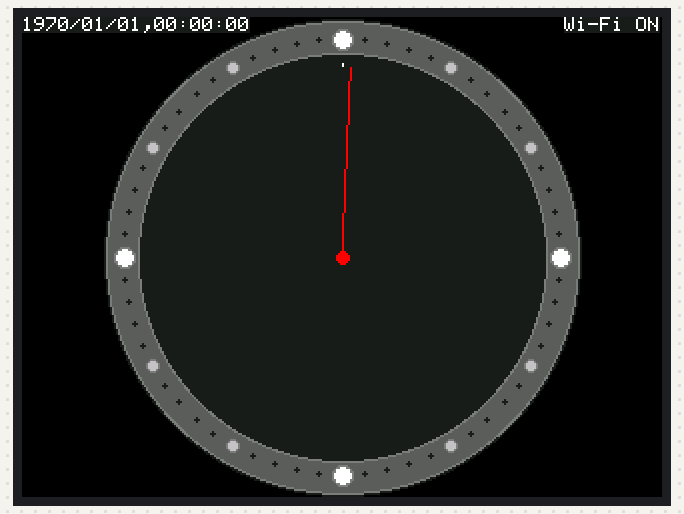
Simulated run of this sketch. Board: ESP32. Parts: 320×240 colour display. WiFi joins after 1.5 s; servers stay silent unless stated; what the sketch prints to the serial monitor is not drawn.

Above: at 0.49 s.
At 2.05 s:
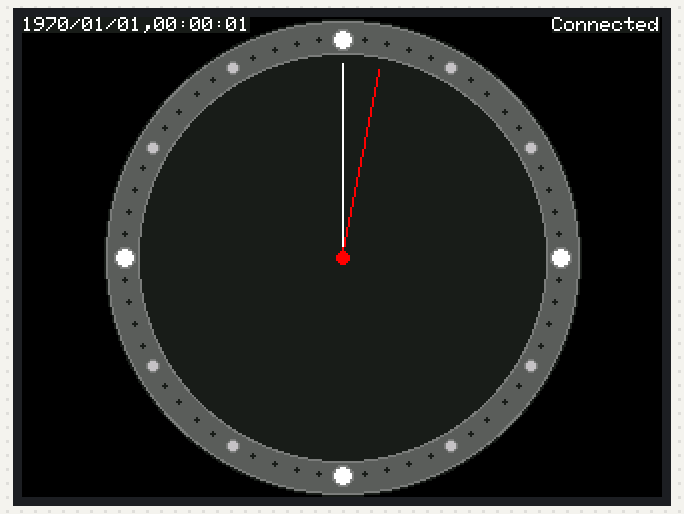
At 11.13 s:
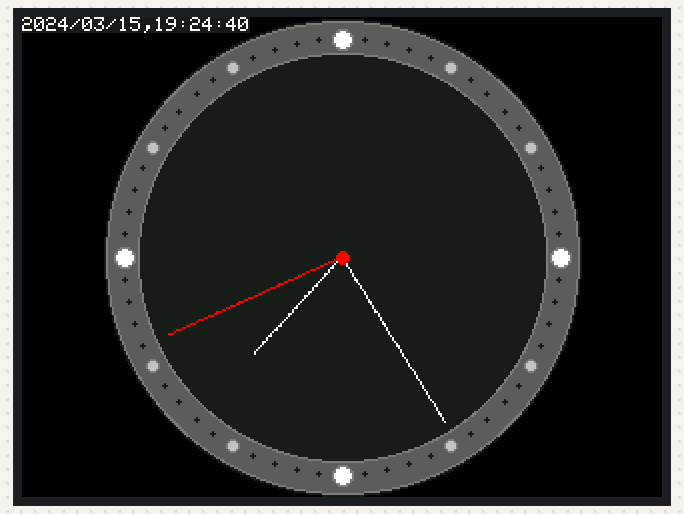
At 20.1 s:
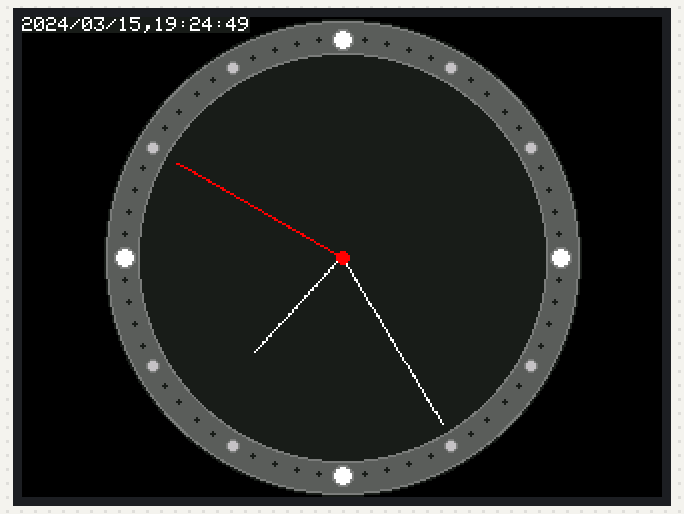
At 30.01 s:
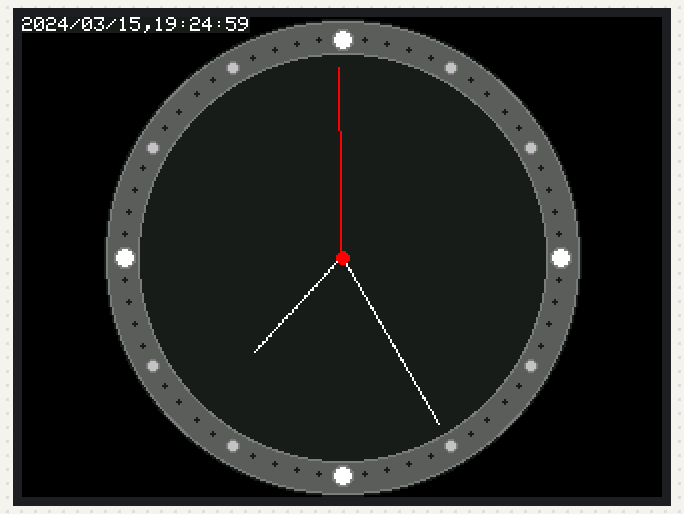
At 39.93 s:
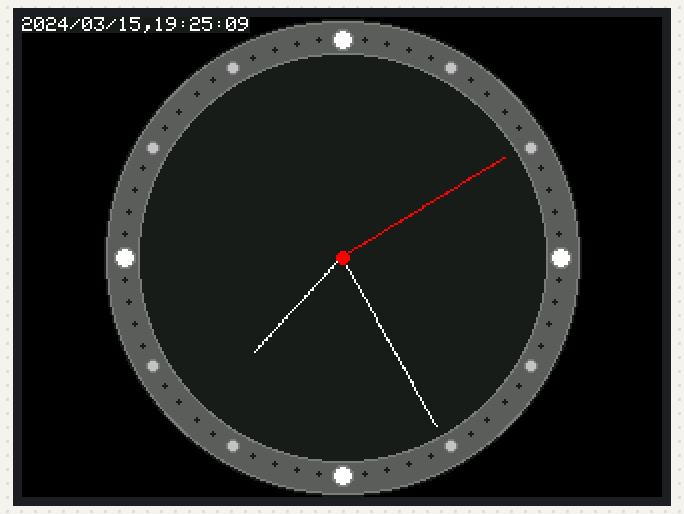

The sketch:

ex15_clock_basic.ino
```cpp
// (licence header left out)
#include <M5Stack.h>                            // M5Stack用ライブラリの組み込み
#include <WiFi.h>                               // ESP32用WiFiライブラリ

#define SSID "1234ABCD"                         // 無線LANアクセスポイントのSSID
#define PASS "password"                         // パスワード
#define NTP_SERVER "ntp.nict.jp"                // NTPサーバのURL
#define NTP_PORT 8888                           // NTP待ち受けポート
#define NTP_INTERVAL 3 * 60 * 60 * 1000         // 3時間

unsigned long TIME = 0;                         // NTPで取得した時刻
unsigned long TIME_ms = 0;                      // NTPに接続したマイコン時間(ms)
unsigned long time_ms = - NTP_INTERVAL;         // Wi-FiをONしたマイコン時間(ms)

void setup(){                                   // 一度だけ実行する関数
    M5.begin();                                 // M5Stack用ライブラリの起動
    clock_init();                               // 時計用ライブラリの起動
    WiFi.mode(WIFI_STA);                        // 無線LANをSTAモードに設定
}

void loop() {                                   // 繰り返し実行する関数
    // 時計の針を表示する
    clock_Needle( (TIME % 43200)*1000 + ((millis()-TIME_ms)%43200000) );
    // 時刻を文字列で表示する
    M5.Lcd.drawString(time2str(TIME + (millis() - TIME_ms)/1000),0,0,1);
    // NTPサーバから時刻情報を取得する
    if(millis() - time_ms > NTP_INTERVAL){      // NTP実行時刻になったとき
        time_ms = millis();                     // 現在のマイコン時刻を保持
        WiFi.begin(SSID,PASS);                  // 無線LANアクセスポイント接続
        M5.Lcd.drawString("Wi-Fi ON",271,0,1);  // 無線LAN起動表示
    }
    delay(100);
    if(WiFi.status() != WL_CONNECTED) return;   // Wi-Fi未接続のときに戻る
    M5.Lcd.drawString("Connected",265,0,1);     // 接続表示
    TIME = getNtpTime(NTP_SERVER,NTP_PORT);     // NTPを用いて時刻を取得
    TIME_ms = millis();                         // NTPサーバ接続時刻を保持
    WiFi.disconnect();                          // Wi-Fiの切断
    M5.Lcd.fillRect(265,0,56,8,TFT_BLACK);      // 接続表示の消去
}

/******************************************************************************
【参考文献】Arduino IDE 開発環境イントール方法：
https://docs.m5stack.com/en/quick_start/m5core/arduino
*******************************************************************************/

/******************************************************************************
【参考文献】M5Stack Arduino Library API 情報：
https://docs.m5stack.com/en/api/core/system
*******************************************************************************/

/*******************************************************************************
【参考文献】TFT_Clock
********************************************************************************
 An example analogue clock using a TFT LCD screen to show the time
 use of some of the drawing commands with the library.

 For a more accurate clock, it would be better to use the RTClib library.
 But this is just a demo.

 This sketch uses font 4 only.

 Make sure all the display driver and pin comnenctions are correct by
 editting the User_Setup.h file in the TFT_eSPI library folder.

 #########################################################################
 ###### DON'T FORGET TO UPDATE THE User_Setup.h FILE IN THE LIBRARY ######
 #########################################################################

 Based on a sketch by Gilchrist 6/2/2014 1.0
 */
```

lib_analogClock_basic.ino
```cpp
// (licence header left out)
#include <M5Stack.h>
#define TFT_GREY 0x5AEB                 //  01011 010111 01011
#define TFT_DARK 0x18E3                 //  00011 000111 00011

// uint32_t targetTime = 0;             // for next 1 second timeout
static uint8_t conv2d(const char* p);   // Forward declaration needed for IDE 1.6.x
uint8_t hh = conv2d(__TIME__), mm = conv2d(__TIME__ + 3),
        ss = conv2d(__TIME__ + 6);  // Get H, M, S from compile time

float degree_prev[3];

void drawNeedleLine(int i, float degree, int len, uint16_t color){
    int r;
    uint16_t x, y;
    for(r = 3; r < len; r++){
        x  = r * cos((degree_prev[i] - 90) * 0.0174532925) + 160;
        y  = r * sin((degree_prev[i] - 90) * 0.0174532925) + 120;
        M5.Lcd.drawPixel(x, y, TFT_DARK);
    }
    for(r = 3; r < len; r++){
        x  = r * cos((degree - 90) * 0.0174532925) + 160;
        y  = r * sin((degree - 90) * 0.0174532925) + 120;
        M5.Lcd.drawPixel(x, y, color);
    }
    degree_prev[i] = degree;
}

void clock_init(void) {
    float sx, sy;
    uint16_t x0, yy0;
    M5.Lcd.fillScreen(TFT_BLACK);
    M5.Lcd.setTextColor(TFT_WHITE, TFT_DARK);
    M5.Lcd.fillCircle(160, 120, 119, TFT_DARK);     // Draw clock face
    M5.Lcd.fillCircle(160, 120, 118, DARKGREY);
    M5.Lcd.fillCircle(160, 120, 117, TFT_GREY);
    M5.Lcd.fillCircle(160, 120, 102, DARKGREY);
    M5.Lcd.fillCircle(160, 120, 101, TFT_DARK);
    for (int i = 0; i < 360; i += 6) {              // Draw 60 dots
        sx  = cos((i - 90) * 0.0174532925);
        sy  = sin((i - 90) * 0.0174532925);
        x0  = sx * 109 + 160;
        yy0 = sy * 109 + 120;
        if(i % 90 == 0){                            // 12時,3時,6時,9時
            M5.Lcd.fillCircle(x0, yy0, 5, DARKGREY);
            M5.Lcd.fillCircle(x0, yy0, 4, TFT_WHITE);
        }else if(i % 5 == 0){                       // 1,2,4,5,7,8,10,11時
            M5.Lcd.fillCircle(x0, yy0, 3, DARKGREY);
            M5.Lcd.fillCircle(x0, yy0, 2, LIGHTGREY);
        }else {
            M5.Lcd.fillCircle(x0, yy0, 1, TFT_DARK);
        }
    }
    M5.Lcd.fillCircle(160, 120, 3, TFT_RED);
}

void clock_Needle(unsigned long ms){
    if(!ms) ms = (((hh * 60 + mm) * 60 + ss) * 1000) + millis();
    uint8_t hour = (ms / 3600000) % 24;
    uint8_t min  = (ms / 60000) % 60;
    uint8_t sec  = (ms / 1000) % 60;
    uint8_t centi  = (ms/10) % 100;
    float sdeg = ((float)sec + (float)centi / 100.) * 6.;
    float mdeg = ((float)min + (float)sec / 60.) * 6.;
    float hdeg = (float)hour * 30. + mdeg * 0.0833333;
    if(int(sdeg - degree_prev[2] + 0.5)){
        drawNeedleLine(0, hdeg, 66, TFT_WHITE);
        drawNeedleLine(1, mdeg, 98, TFT_WHITE);
        drawNeedleLine(2, sdeg, 96, TFT_RED);
        M5.Lcd.fillCircle(160, 120, 3, TFT_RED);
    }
}

void clock_Needle(){
    clock_Needle(0);
}

static uint8_t conv2d(const char* p) {
    uint8_t v = 0;
    if ('0' <= *p && *p <= '9') v = *p - '0';
    return 10 * v + *++p - '0';
}

/*******************************************************************************

// Saved H, M, S x & y coords
uint16_t osx = 160, osy = 120, omx = 160, omy = 120, ohx = 160, ohy = 120;
// uint32_t targetTime = 0;             // for next 1 second timeout
static uint8_t conv2d(const char* p);   // Forward declaration needed for IDE 1.6.x
uint8_t hh = conv2d(__TIME__), mm = conv2d(__TIME__ + 3),
        ss = conv2d(__TIME__ + 6);  // Get H, M, S from compile time
boolean reDrawNeedle = 1;

void clock_init(void) {
    // M5.begin();
    // M5.Power.begin();
    // M5.Lcd.setRotation(0);
    // M5.Lcd.fillScreen(TFT_BLACK);
    // M5.Lcd.fillScreen(TFT_RED);
    // M5.Lcd.fillScreen(TFT_GREEN);
    // M5.Lcd.fillScreen(TFT_BLUE);
    // M5.Lcd.fillScreen(TFT_BLACK);
    M5.Lcd.fillScreen(TFT_BLACK);
    // Adding a background colour erases previous text automatically
    M5.Lcd.setTextColor(TFT_WHITE, TFT_DARK);

    // Draw clock face
    M5.Lcd.fillCircle(160, 120, 119, TFT_DARK);
    M5.Lcd.fillCircle(160, 120, 118, DARKGREY);
    M5.Lcd.fillCircle(160, 120, 117, TFT_GREY);
    M5.Lcd.fillCircle(160, 120, 102, DARKGREY);
    M5.Lcd.fillCircle(160, 120, 101, TFT_DARK);

    float sx, sy;        // float mx = 1, my = 0, hx = -1, hy = 0;
    uint16_t x0, yy0;    // uint16_t x1 = 0, yy1 = 0;
    // Draw 12 lines
    //  for (int i = 0; i < 360; i += 30) {
    //      sx  = cos((i - 90) * 0.0174532925);
    //      sy  = sin((i - 90) * 0.0174532925);
    //      x0  = sx * 114 + 160;
    //      yy0 = sy * 114 + 120;
    //      x1  = sx * 100 + 160;
    //      yy1 = sy * 100 + 120;
    //      M5.Lcd.drawLine(x0, yy0, x1, yy1, TFT_GREEN);
    //  }

    // Draw 60 dots
    for (int i = 0; i < 360; i += 6) {
        sx  = cos((i - 90) * 0.0174532925);
        sy  = sin((i - 90) * 0.0174532925);
        //  x0  = sx * 102 + 160;
        //  yy0 = sy * 102 + 120;
        //  // Draw minute markers
        //  M5.Lcd.drawPixel(x0, yy0, TFT_WHITE);
        //  // Draw main quadrant dots
        //  if (i == 0 || i == 180) M5.Lcd.fillCircle(x0, yy0, 2, TFT_WHITE);
        //  if (i == 90 || i == 270) M5.Lcd.fillCircle(x0, yy0, 2, TFT_WHITE);
        x0  = sx * 109 + 160;
        yy0 = sy * 109 + 120;
        if(i % 90 == 0){
            M5.Lcd.fillCircle(x0, yy0, 5, DARKGREY);
            M5.Lcd.fillCircle(x0, yy0, 4, TFT_WHITE);
        }else if(i % 5 == 0){
            M5.Lcd.fillCircle(x0, yy0, 3, DARKGREY);
            M5.Lcd.fillCircle(x0, yy0, 2, LIGHTGREY);
        }else {
            M5.Lcd.fillCircle(x0, yy0, 1, TFT_DARK);
        }
    }
    // M5.Lcd.fillCircle(160, 120, 3, TFT_WHITE);
    // M5.Lcd.drawCentreString("M5Stack", 120, 260, 4);
    // targetTime = millis() + 1000;
}

void clock_Needle(unsigned long ms){
    if(!ms) ms = (((hh * 60 + mm) * 60 + ss) * 1000) + millis();
    uint8_t hour = (ms / 3600000) % 24;
    uint8_t min  = (ms / 60000) % 60;
    uint8_t sec  = (ms / 1000) % 60;
    uint8_t centi  = (ms/10) % 100;

    // Saved H, M, S x & y multipliers
    float sx = 0, sy = 1, mx = 1, my = 0, hx = -1, hy = 0;
    float sdeg = 0., mdeg = 0., hdeg = 0.;

    // Pre-compute hand degrees, x & y coords for a fast screen update
    // sdeg = (float)sec * 6.;                       // 0-59 -> 0-354
    sdeg = ((float)sec + (float)centi / 100.) * 6.;
    mdeg = ((float)min + (float)sec / 60.) * 6.;  // 0-59 -> 0-360 - includes seconds
    hdeg = (float)hour * 30. + mdeg * 0.0833333;  // 0-11 -> 0-360 - includes minutes and seconds

    hx = cos((hdeg - 90) * 0.0174532925);
    hy = sin((hdeg - 90) * 0.0174532925);
    mx = cos((mdeg - 90) * 0.0174532925);
    my = sin((mdeg - 90) * 0.0174532925);
    sx = cos((sdeg - 90) * 0.0174532925);
    sy = sin((sdeg - 90) * 0.0174532925);

    if (sec%2 != 0) reDrawNeedle = 1;
    else if (reDrawNeedle) {
        reDrawNeedle = 0;
        // Erase hour and minute hand positions
        M5.Lcd.drawLine(ohx, ohy, 160, 120, TFT_DARK);
        M5.Lcd.drawLine(omx, omy, 160, 120, TFT_DARK);
        ohx  =  hx * 66 + 160;
        ohy  =  hy * 66 + 120;
        omx  =  mx * 98 + 160;
        omy  =  my * 98 + 120;
    }

    // Redraw new hand positions, hour and minute hands not erased here to
    // avoid flicker
    M5.Lcd.drawLine(osx, osy, 160, 120, TFT_DARK);
    osx  = sx * 96 + 160;
    osy  = sy * 96 + 120;
    M5.Lcd.drawLine(160, 120, osx, osy, TFT_RED);
    M5.Lcd.drawLine(ohx, ohy, 160, 120, TFT_WHITE);
    M5.Lcd.fillCircle(160, 120, 3, TFT_RED);
    M5.Lcd.drawLine(omx, omy, 160, 120, TFT_WHITE);
    M5.Lcd.fillCircle(160, 120, 3, TFT_RED);
    M5.Lcd.drawLine(osx, osy, 160, 120, TFT_RED);
    M5.Lcd.fillCircle(160, 120, 3, TFT_RED);
}
*******************************************************************************/
```

lib_getNtpTime.ino
```cpp
// (licence header left out)
#include <WiFiUdp.h>                        // UDP通信を行うライブラリ

#define NTP_PACKET_SIZE 48                  // NTP時刻長48バイト
#define LEAP_YEAR(Y)     ( ((1970+Y)>0) && !((1970+Y)%4) && ( ((1970+Y)%100) || !((1970+Y)%400) ) )

void time2txt(char *date,unsigned long local){  // char date[20];
// functions to convert to and from system time
    int Year,year;
    int Month,month, monthLength;
    int Day;
    int Second,Minute,Hour,Wday;            // Sunday is day 1
    unsigned long days;
    static  const uint8_t monthDays[]={31,28,31,30,31,30,31,31,30,31,30,31};

    Second = local % 60;
    local /= 60; // now it is minutes
    Minute = local % 60;
    local /= 60; // now it is hours
    Hour = local % 24;
    local /= 24; // now it is days
    Wday = ((local + 4) % 7) + 1;           // Sunday is day 1

    year = 0;
    days = 0;
    while((unsigned)(days += (LEAP_YEAR(year) ? 366 : 365)) <= local) {
        year++;
    }                           //  Year = year; // year is offset from 1970
    days -= LEAP_YEAR(year) ? 366 : 365;
    local  -= days; // now it is days in this year, starting at 0

    days=0;
    month=0;
    monthLength=0;
    for (month=0; month<12; month++) {
        if (month==1) {         // february
            if (LEAP_YEAR(year)) {
                monthLength=29;
            } else {
                monthLength=28;
            }
        } else {
            monthLength = monthDays[month];
        }
        if (local >= monthLength) {
            local -= monthLength;
        } else {
            break;
        }
    }
    Year = year + 1970;
    Month = month + 1;  // jan is month 1
    Day = local + 1;     // day of month

    sprintf(date,"%4d/%02d/%02d,%02d:%02d:%02d",Year,Month,Day,Hour,Minute,Second);
               //  4+1+ 2+1+ 2+1+ 2+1+ 2+1+ 2 +1 = 20 Bytes
}

String time2str(unsigned long local){
    char date[20];
    time2txt(date, local);
    return String(date);
}

unsigned long getNtpTime(const char* address, const int port){
    byte packetBuffer[NTP_PACKET_SIZE];     // 送受信用バッファ
    WiFiUDP udp;                            // NTP通信用のインスタンスを定義
    unsigned long highWord;                 // 時刻情報の上位2バイト用
    unsigned long lowWord;                  // 時刻情報の下位2バイト用
    unsigned long time;                     // 1970年1月1日からの経過秒数
    int waiting=0;                          // 待ち時間カウント用
    char s[20];                             // 表示用

    Serial.println("getNtpTime");           // 「Example 13」をシリアル出力表示
    udp.begin(port);                        // NTP待ち受け開始

    // send an NTP request to the time server at the given address
    memset(packetBuffer,0,NTP_PACKET_SIZE); // set all bytes in the buffer to 0
    // Initialize values needed to form NTP request
    // (see URL above for details on the packets)
    packetBuffer[0] = 0b11100011;           // LI, Version, Mode
    packetBuffer[1] = 0;                    // Stratum, or type of clock
    packetBuffer[2] = 6;                    // Polling Interval
    packetBuffer[3] = 0xEC;                 // Peer Clock Precision
    // 8 bytes of zero for Root Delay & Root Dispersion
    packetBuffer[12]  = 49;
    packetBuffer[13]  = 0x4E;
    packetBuffer[14]  = 49;
    packetBuffer[15]  = 52; // all NTP fields have been given values, now
    // send a packet requesting a timestamp //NTP requests are to port 123
    udp.beginPacket(address, 123);
    udp.write(packetBuffer, NTP_PACKET_SIZE);
    udp.endPacket();

    while(udp.parsePacket()<44){
        delay(100);                         // 受信待ち
        waiting++;                          // 待ち時間カウンタを1加算する
        if(waiting%10==0)Serial.print('.'); // 進捗表示
        if(waiting > 100) return 0;         // 100回(10秒)を過ぎたらスリープ
    }
    udp.read(packetBuffer,NTP_PACKET_SIZE); // 受信パケットを変数packetBufferへ
    highWord=word(packetBuffer[40],packetBuffer[41]);   // 時刻情報の上位2バイト
    lowWord =word(packetBuffer[42],packetBuffer[43]);   // 時刻情報の下位2バイト

    Serial.print("UTC time = ");
    time = highWord<<16 | lowWord;          // 時刻(1900年1月からの秒数)を代入
    time -= 2208988800UL;                   // 1970年と1900年の差分を減算
    time2txt(s,time);                       // 時刻をテキスト文字に変換
    Serial.println(s);                      // テキスト文字を表示

    Serial.print("JST time = ");            // 日本時刻
    time += 32400UL;                        // +9時間を加算
    time2txt(s,time);                       // 時刻をテキスト文字に変換
    Serial.println(s);                      // テキスト文字を表示

    udp.stop();
    return time;
}

/*******************************************************************************
本ソフトウェアには下記のソフトウェアが含まれます。
改変前の製作物の権利は下記のとおりです。
********************************************************************************

 Udp NTP Client

 Get the time from a Network Time Protocol (NTP) time server
 Demonstrates use of UDP sendPacket and ReceivePacket
 For more on NTP time servers and the messages needed to communicate with them,
 see http://en.wikipedia.org/wiki/Network_Time_Protocol

 created 4 Sep 2010
 by Michael Margolis
 modified 9 Apr 2012
 by Tom Igoe

 This code is in the public domain.

********************************************************************************

 time.c - low level time and date functions
 Copyright (c) Michael Margolis 2009

 This library is free software; you can redistribute it and/or
 modify it under the terms of the GNU Lesser General Public
 License as published by the Free Software Foundation; either
 version 2.1 of the License, or (at your option) any later version.

 This library is distributed in the hope that it will be useful,
 but WITHOUT ANY WARRANTY; without even the implied warranty of
 MERCHANTABILITY or FITNESS FOR A PARTICULAR PURPOSE.  See the GNU
 Lesser General Public License for more details.

 You should have received a copy of the GNU Lesser General Public
 License along with this library; if not, write to the Free Software
 Foundation, Inc., 51 Franklin St, Fifth Floor, Boston, MA  02110-1301  USA

 6  Jan 2010 - initial release
 12 Feb 2010 - fixed leap year calculation error
 1  Nov 2010 - fixed setTime bug (thanks to Korman for this)

*******************************************************************************/
```
